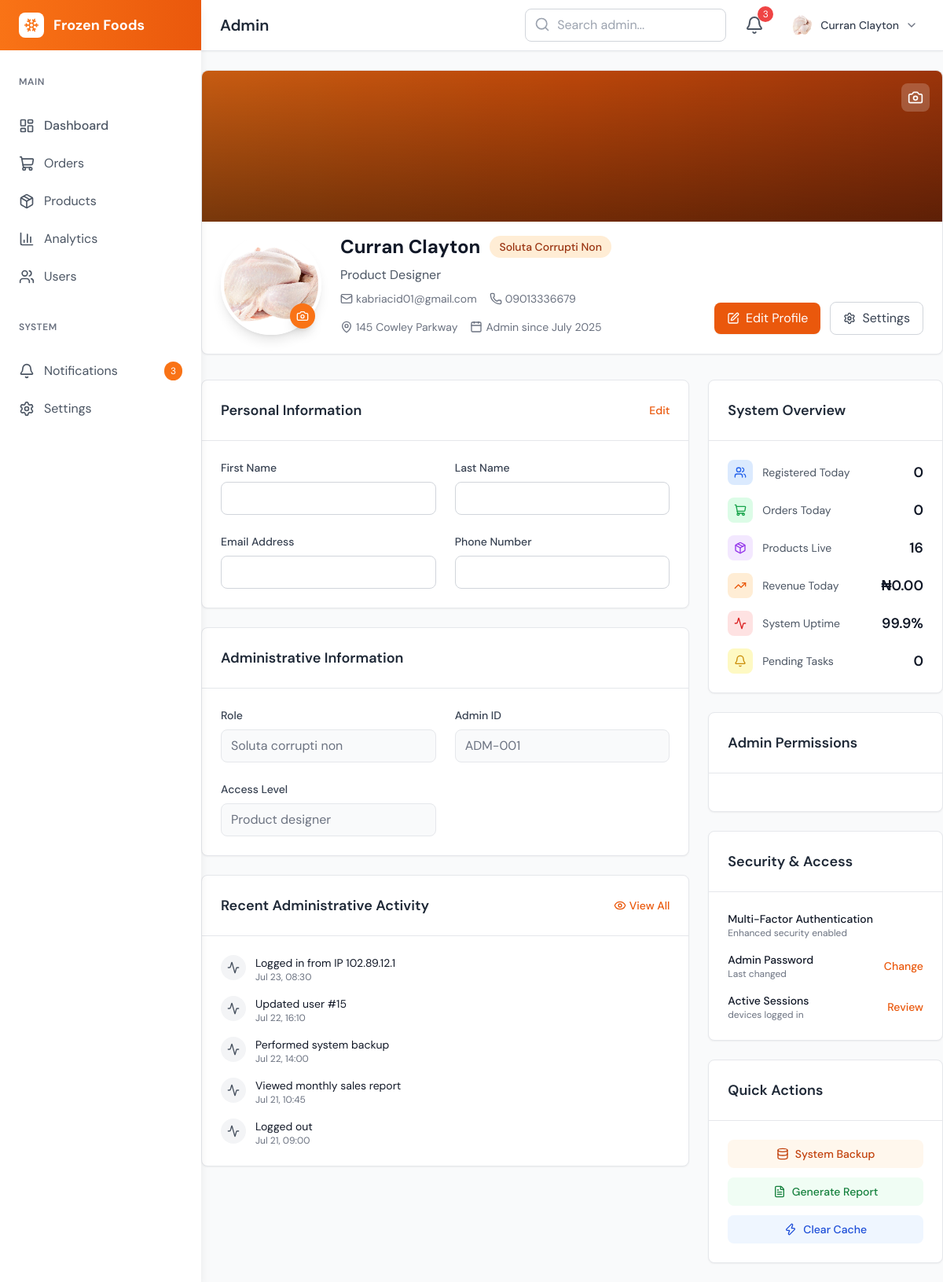
/admin/profile.php (signed in), run on the app's committed database.
### tables this page shows
CREATE TABLE `admin_activity_log` (
  `id` int(11) NOT NULL,
  `admin_id` int(11) NOT NULL,
  `action` varchar(64) NOT NULL,
  `details` varchar(255) DEFAULT NULL,
  `created_at` datetime NOT NULL DEFAULT current_timestamp()
);

### admin/profile.php (the view, shortened to what the rows shown need)
<?php
require __DIR__ . '/initialize.php';
require __DIR__ . '/util/utilities.php';
require __DIR__ . '/partials/headers.php';
$getadmin = getAdminProfile($pdo, $_SESSION['admin_id']);
$recentActivities = getAdminActivityLog($pdo, $_SESSION['admin_id']);
?>
<body class="bg-gray-50 font-sans">
    <?php require __DIR__ . '/partials/sidebar.php'; ?>
    <div class="main-content lg:ml-64">
        <?php require __DIR__ . '/partials/top-navbar.php'; ?>
        <main class="py-6 max-w-7xl mx-auto">
            <div class="bg-white rounded-lg shadow-sm border border-gray-200 mb-8">
                <div class="relative">
                    <div class="relative px-6 py-4 pb-6">
                        <div class="flex flex-col sm:flex-row sm:items-end sm:space-x-6">
                            <div class="relative -mt-16 mb-4 sm:mb-0">
                                <img id="avatarHeader" src="../assets/uploads/<?= htmlspecialchars($getadmin['avatar'] ?? 'avatar.jpg') ?>"
                                    alt="<?= htmlspecialchars(($getadmin['first_name'] ?? '') . ' ' . ($getadmin['last_name'] ?? '')) ?>"
                                    class="w-32 h-32 rounded-full border-4 border-white shadow-lg object-cover">
                                <button id="avatarButton" class="absolute bottom-2 right-2 bg-orange-500 hover:bg-orange-600 text-white p-2 rounded-full shadow-lg transition-colors">
                                    <i data-lucide="camera" class="w-4 h-4"></i>
                                </button>
                            </div>
                            <div class="flex-1">
                                <div class="flex items-center space-x-3 mb-2">
                                    <h1 class="text-2xl font-bold text-gray-900" id="fullName">
                                        <?= htmlspecialchars(($getadmin['first_name'] ?? '') . ' ' . ($getadmin['last_name'] ?? '')) ?>
                                    </h1>
                                    <span id="roleHeader" class="bg-orange-100 text-orange-800 px-3 py-1 rounded-full text-sm font-medium">
                                        <?= htmlspecialchars(ucwords($getadmin['role'] ?? 'Admin')) ?>
                                    </span>
                                </div>
                                <p class="text-gray-600 mb-2 capitalize" id="roleTitle">
                                    <?= htmlspecialchars(($getadmin['position'] ?? 'Regular Admin')) ?>
                                </p>
                                <div class="flex flex-wrap items-center gap-4 text-sm text-gray-500">
                                    <div class="flex items-center">
                                        <i data-lucide="mail" class="w-4 h-4 mr-1"></i>
                                        <span id="emailDisplay"><?= htmlspecialchars($getadmin['email'] ?? '') ?></span>
                                    </div>
                                    <div class="flex items-center">
                                        <i data-lucide="phone" class="w-4 h-4 mr-1"></i>
                                        <span id="phoneDisplay"><?= htmlspecialchars($getadmin['phone'] ?? '') ?></span>
                                    </div>
                                    <div class="flex items-center">
                                        <i data-lucide="map-pin" class="w-4 h-4 mr-1"></i>
                                        <?= htmlspecialchars($getadmin['address'] ?? 'N/A') ?>
                                    </div>
                                    <div class="flex items-center">
                                        <i data-lucide="calendar" class="w-4 h-4 mr-1"></i>
                                        Admin since <?= isset($getadmin['created_at']) ? date('F Y', strtotime($getadmin['created_at'])) : '' ?>
                                    </div>
                                </div>
                            </div>
                        </div>
                    </div>
                </div>
            </div>
            <div class="grid grid-cols-1 lg:grid-cols-3 gap-6">
                <div class="lg:col-span-2 space-y-6">
                    <div class="bg-white rounded-lg shadow-sm border border-gray-200">
                        <div class="p-6">
                            <div class="grid grid-cols-1 md:grid-cols-2 gap-6">
                                <div>
                                    <label class="block text-sm font-medium text-gray-700 mb-2">Role</label>
                                    <input type="text" id="roleDisplay"
                                        value="<?= htmlspecialchars($getadmin['role'] ?? 'Admin') ?>"
                                        class="w-full border border-gray-200 bg-gray-50 text-gray-500 rounded-lg px-3 py-2 focus:outline-none cursor-not-allowed"
                                        readonly>
                                </div>
                                <div>
                                    <label class="block text-sm font-medium text-gray-700 mb-2">Admin ID</label>
                                    <input type="text"
                                        value="<?= 'ADM-' . str_pad($getadmin['id'] ?? 0, 3, '0', STR_PAD_LEFT) ?>"
                                        class="w-full border border-gray-200 bg-gray-50 text-gray-500 rounded-lg px-3 py-2 focus:outline-none cursor-not-allowed"
                                        readonly>
                                </div>
                                <div>
                                    <label class="block text-sm font-medium text-gray-700 mb-2">Access Level</label>
                                    <input type="text"
                                        value="<?= htmlspecialchars($getadmin['position'] ?? 'Level 1 - Admin') ?>"
                                        class="w-full border border-gray-200 bg-gray-50 text-gray-500 rounded-lg px-3 py-2 focus:outline-none cursor-not-allowed"
                                        readonly>
                                </div>
                            </div>
                        </div>
                    </div>
                    <div class="bg-white rounded-lg shadow-sm border border-gray-200">
                        <div class="p-6">
                            <div class="space-y-4">
                                <?php if (empty($recentActivities)): ?>
                                    <div class="text-gray-500 text-sm">No recent activity.</div>
                                <?php else: ?>
                                    <?php foreach ($recentActivities as $activity): ?>
                                        <div class="flex items-start space-x-3">
                                            <div class="w-8 h-8 bg-gray-100 rounded-full flex items-center justify-center flex-shrink-0">
                                                <i data-lucide="activity" class="w-4 h-4 text-gray-600"></i>
                                            </div>
                                            <div class="flex-1">
                                                <p class="text-sm text-gray-900"><?= htmlspecialchars($activity['details'] ?: $activity['action']) ?></p>
                                                <p class="text-xs text-gray-500"><?= date('M d, H:i', strtotime($activity['created_at'])) ?></p>
                                            </div>
                                        </div>
                                    <?php endforeach; ?>
                                <?php endif; ?>
                            </div>
                        </div>
                    </div>
                </div>
            </div>
        </main>
    </div>
</body>
</html>

### admin/partials/top-navbar.php (shortened to what the rows shown need)
<header class="bg-white shadow-sm border-b border-gray-200">
    <div class="flex items-center justify-between h-16 px-6">
        <div class="flex items-center">
            <h1 class="text-xl font-semibold text-gray-800"><?php echo $page_title ?? 'Dashboard'; ?></h1>
        </div>
        <div class="flex items-center space-x-4">
            <div class="relative">
                <button id="userDropdown" class="flex items-center space-x-2 p-2 rounded-lg hover:bg-gray-50 transition-colors">
                    <img id="navbarAvatar" src="../assets/uploads/<?php echo htmlspecialchars($admin['avatar'] ?? 'avatar.jpg'); ?>" alt="User" class="w-8 h-8 rounded-full">
                    <span id="navbarName" class="hidden md:block text-sm font-medium text-gray-700">
                        <?php echo htmlspecialchars(($admin['first_name'] ?? '') . ' ' . ($admin['last_name'] ?? '')); ?>
                    </span>
                    <i data-lucide="chevron-down" class="w-4 h-4 text-gray-500 transition-transform duration-200" id="dropdownIcon"></i>
                </button>
            </div>
        </div>
    </div>
</header>

### data on the page
admin_activity_log: details "Logged in from IP 102.89.12.1", created_at "Jul 23, 08:30"
admin_activity_log: details "Updated user #15", created_at "Jul 22, 16:10"
admin_activity_log: details "Performed system backup", created_at "Jul 22, 14:00"
admin_activity_log: details "Viewed monthly sales report", created_at "Jul 21, 10:45"
admin_activity_log: details "Logged out", created_at "Jul 21, 09:00"

### other printed values
$page_title "Admin"
$getadmin['role'] "Soluta Corrupti Non"
$getadmin['position'] "Product Designer"
$getadmin['email'] "kabriacid01@gmail.com"
$getadmin['phone'] "09013336679"
$getadmin['address'] "145 Cowley Parkway"
date('F Y', strtotime($getadmin['created_at'])) "July 2025"
$totalUsers "0"
$ordersToday "0"
$productsLive "16"
$revenueToday "0.00"
$systemUptime "99.9%"
$pendingTasks "0"
